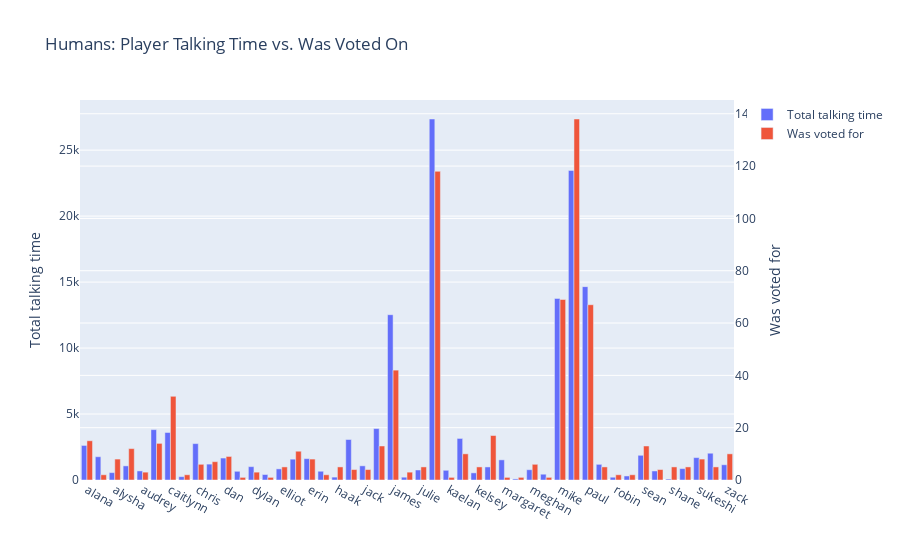
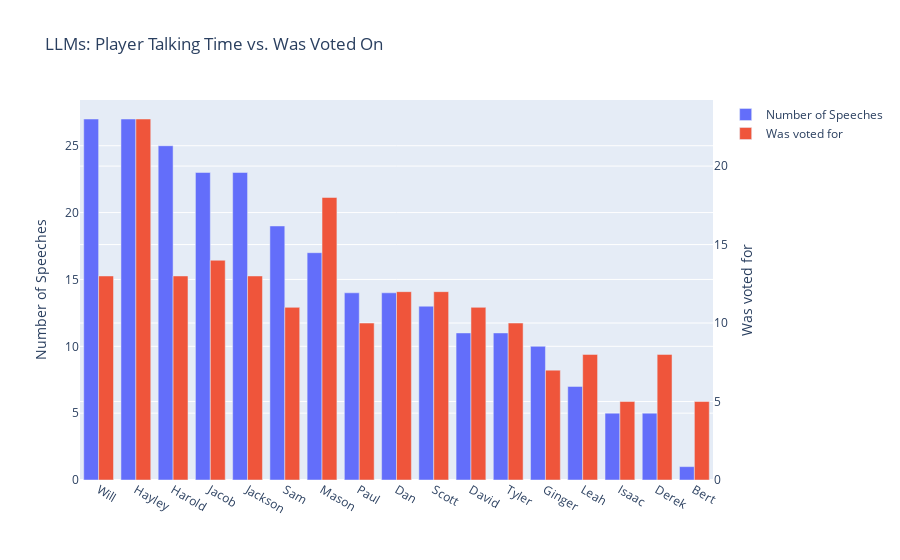

Here is the notebook cell these charts were saved with, in order:
### Markdown cell above
### Talking time vs. was voted on

Investigating whether a vote was cast upon a person, compared to how much they talked

### Code cell
## Humans dataset
hum_talklen = hum_text_df.groupby("speaker")["utterance_length"].sum().reset_index()
hum_votedon = hum_rounds_df["voted_for"].value_counts().reset_index()
cmp = hum_talklen.merge(hum_votedon, left_on="speaker", right_on="voted_for", how="inner")\
                .rename(columns={"speaker": "Player", "utterance_length": "Total talking time", "count": "Was voted for"})

fig = go.Figure(
    data=[
        go.Bar(name='Total talking time', x=cmp["Player"], y=cmp["Total talking time"], yaxis='y', offsetgroup=1),
        go.Bar(name='Was voted for', x=cmp["Player"], y=cmp["Was voted for"], yaxis='y2', offsetgroup=2)
    ],
    layout={
        'yaxis': {'title': 'Total talking time'},
        'yaxis2': {'title': 'Was voted for', 'overlaying': 'y', 'side': 'right'},
        "title": "Humans: Player Talking Time vs. Was Voted On"
    }
)
# Change the bar mode
fig.update_layout(barmode='group', height=400)
fig.show()


## LLMs dataset
llm_talklen = llm_text_df["speaker"].value_counts().reset_index()
llm_votes = llm_text_df.groupby(["game_id", "round"])["votes"].first().reset_index().dropna()["votes"].apply(ast.literal_eval)
voted_on = {}
for vote in llm_votes:
    for k, v in vote.items():
        if not k in voted_on:
            voted_on[k] = 1
        else:
            voted_on[k] += 1
llm_votedon = pd.DataFrame(voted_on.items()).rename(columns={0: "speaker", 1: "Voted On"})

cmp = llm_talklen.merge(llm_votedon, on="speaker", how="inner")\
                .rename(columns={"speaker": "Player", "count": "Number of Speeches"})

fig = go.Figure(
    data=[
        go.Bar(name='Number of Speeches', x=cmp["Player"], y=cmp["Number of Speeches"], yaxis='y', offsetgroup=1),
        go.Bar(name='Was voted for', x=cmp["Player"], y=cmp["Voted On"], yaxis='y2', offsetgroup=2)
    ],
    layout={
        'yaxis': {'title': 'Number of Speeches'},
        'yaxis2': {'title': 'Was voted for', 'overlaying': 'y', 'side': 'right'},
        "title": "LLMs: Player Talking Time vs. Was Voted On"
    }
)
# Change the bar mode
fig.update_layout(barmode='group', height=400)
fig.show()

### Figure 1 — Plotly figure (JSON) as saved in the notebook; plotly's stock layout.template omitted (floating-point values rounded to 4 significant figures)
{"data": [{"name": "Total talking time", "offsetgroup": "1", "type": "bar", "x": ["alana", "alvin", "alysha", "ashley", "audrey", "brett", "caitlynn", "carly", "chris", "clint", "dan", "dustin", "dylan", "ed", "elliot", "eric", "erin", "george", "haak", "hunter", "jack", "jacob", "james", "jessica", "julie", "justin", "kaelan", "katie", "kelsey", "laura", "margaret", "matt", "meghan", "meryl", "mike", "mitchell", "paul", "pete", "robin", "sarah", "sean", "sebastian", "shane", "sian", "sukeshi", "tyler", "zack"], "y": [2619, 1764, 560, 1070, 688, 3817, 3601, 253, 2758, 1204, 1664, 660, 1012, 417, 843, 1579, 1619, 664, 219, 3069, 1075, 3898, 12528, 213, 760, 27359, 736, 3150, 540, 990, 1527, 82, 780, 439, 13762, 23462, 14655, 1187, 211, 306, 1873, 685, 71, 865, 1697, 2029, 1156], "yaxis": "y"}, {"name": "Was voted for", "offsetgroup": "2", "type": "bar", "x": ["alana", "alvin", "alysha", "ashley", "audrey", "brett", "caitlynn", "carly", "chris", "clint", "dan", "dustin", "dylan", "ed", "elliot", "eric", "erin", "george", "haak", "hunter", "jack", "jacob", "james", "jessica", "julie", "justin", "kaelan", "katie", "kelsey", "laura", "margaret", "matt", "meghan", "meryl", "mike", "mitchell", "paul", "pete", "robin", "sarah", "sean", "sebastian", "shane", "sian", "sukeshi", "tyler", "zack"], "y": [15, 2, 8, 12, 3, 14, 32, 2, 6, 7, 9, 1, 3, 1, 5, 11, 8, 2, 5, 4, 4, 13, 42, 3, 5, 118, 1, 10, 5, 17, 1, 1, 6, 1, 69, 138, 67, 5, 2, 2, 13, 4, 5, 5, 8, 5, 10], "yaxis": "y2"}], "layout": {"autosize": true, "barmode": "group", "title": {"text": "Humans: Player Talking Time vs. Was Voted On"}, "xaxis": {"autorange": true, "range": [-0.5, 46.5], "type": "category"}, "yaxis": {"autorange": true, "range": [0, 28800.0], "title": {"text": "Total talking time"}, "type": "linear"}, "yaxis2": {"autorange": true, "overlaying": "y", "range": [0, 145.3], "side": "right", "title": {"text": "Was voted for"}, "type": "linear"}}}

### Figure 2 — Plotly figure (JSON) as saved in the notebook; plotly's stock layout.template omitted (floating-point values rounded to 4 significant figures)
{"data": [{"name": "Number of Speeches", "offsetgroup": "1", "type": "bar", "x": ["Will", "Hayley", "Harold", "Jacob", "Jackson", "Sam", "Mason", "Paul", "Dan", "Scott", "David", "Tyler", "Ginger", "Leah", "Isaac", "Derek", "Bert"], "y": [27, 27, 25, 23, 23, 19, 17, 14, 14, 13, 11, 11, 10, 7, 5, 5, 1], "yaxis": "y"}, {"name": "Was voted for", "offsetgroup": "2", "type": "bar", "x": ["Will", "Hayley", "Harold", "Jacob", "Jackson", "Sam", "Mason", "Paul", "Dan", "Scott", "David", "Tyler", "Ginger", "Leah", "Isaac", "Derek", "Bert"], "y": [13, 23, 13, 14, 13, 11, 18, 10, 12, 12, 11, 10, 7, 8, 5, 8, 5], "yaxis": "y2"}], "layout": {"autosize": true, "barmode": "group", "title": {"text": "LLMs: Player Talking Time vs. Was Voted On"}, "xaxis": {"autorange": true, "range": [-0.5, 16.5], "type": "category"}, "yaxis": {"autorange": true, "range": [0, 28.42], "title": {"text": "Number of Speeches"}, "type": "linear"}, "yaxis2": {"autorange": true, "overlaying": "y", "range": [0, 24.21], "side": "right", "title": {"text": "Was voted for"}, "type": "linear"}}}
